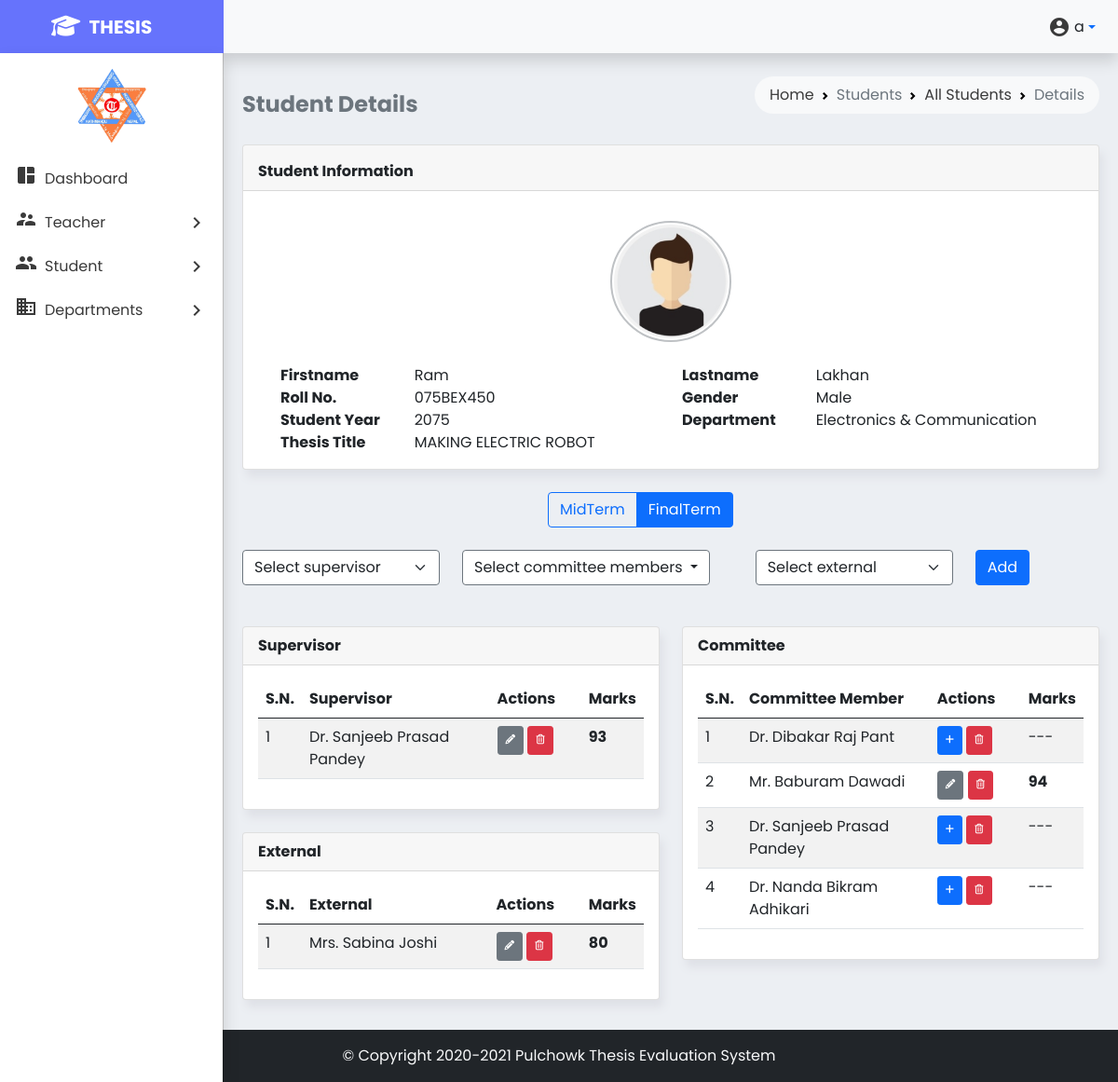
The app's page /finalstudentdetails.php?id=46 (signed in) with its own data.
### tables this page shows
CREATE TABLE `students` (
  `student_id` int(10) NOT NULL,
  `student_fname` text NOT NULL,
  `student_lname` text NOT NULL,
  `student_roll` varchar(12) NOT NULL,
  `student_gender` text NOT NULL,
  `student_regdate` date NOT NULL,
  `student_year` int(4) NOT NULL,
  `student_dep` varchar(30) NOT NULL,
  `student_thesis` varchar(255) NOT NULL
);

CREATE TABLE `final_supervisor_assigned` (
  `assigned_id` int(10) NOT NULL,
  `assigned_s_id` int(10) NOT NULL,
  `assigned_teacher_id` int(10) NOT NULL
);

CREATE TABLE `teacher` (
  `teacher_id` int(10) NOT NULL,
  `teacher_fname` varchar(20) NOT NULL,
  `teacher_mname` varchar(15) DEFAULT NULL,
  `teacher_lname` varchar(20) NOT NULL,
  `teacher_post` varchar(5) NOT NULL
);

CREATE TABLE `final_supervisor` (
  `final_sup_marksid` int(10) NOT NULL,
  `st_te_assigned_id` int(10) NOT NULL,
  `par1` int(10) NOT NULL,
  `par2` int(10) NOT NULL,
  `par3` int(10) NOT NULL,
  `par4` int(10) NOT NULL,
  `par5` int(10) NOT NULL,
  `total` int(10) NOT NULL
);

CREATE TABLE `final_external_assigned` (
  `assigned_id` int(10) NOT NULL,
  `assigned_s_id` int(10) NOT NULL,
  `assigned_ext_id` int(10) NOT NULL
);

CREATE TABLE `ext_teacher` (
  `external_id` int(10) NOT NULL,
  `external_fname` varchar(20) NOT NULL,
  `external_mname` varchar(20) NOT NULL,
  `external_lname` varchar(20) NOT NULL,
  `external_post` varchar(5) NOT NULL
);

CREATE TABLE `final_external` (
  `final_com_marksid` int(10) NOT NULL,
  `st_te_assigned_id` int(10) NOT NULL,
  `par1` int(10) NOT NULL,
  `par2` int(10) NOT NULL,
  `par3` int(10) NOT NULL,
  `par4` int(10) NOT NULL,
  `par5` int(10) NOT NULL,
  `par6` int(10) NOT NULL,
  `par7` int(10) NOT NULL,
  `par8` int(10) NOT NULL,
  `total` int(10) NOT NULL
);

CREATE TABLE `final_committee_assigned` (
  `assigned_id` int(10) NOT NULL,
  `assigned_s_id` int(10) NOT NULL,
  `assigned_teacher_id` int(10) NOT NULL
);

CREATE TABLE `final_committee` (
  `final_com_marksid` int(10) NOT NULL,
  `st_te_assigned_id` int(10) NOT NULL,
  `par1` int(10) NOT NULL,
  `par2` int(10) NOT NULL,
  `par3` int(10) NOT NULL,
  `par4` int(10) NOT NULL,
  `par5` int(10) NOT NULL,
  `par6` int(10) NOT NULL,
  `par7` int(10) NOT NULL,
  `par8` int(10) NOT NULL,
  `total` int(10) NOT NULL
);

### finalstudentdetails.php (the view, shortened to what the rows shown need)
<!doctype html>
<html lang="en">
<head>
    <link href="https://cdn.jsdelivr.net/npm/bootstrap@5.0.2/dist/css/bootstrap.min.css" rel="stylesheet"
>
    <link rel="stylesheet" href="styles/style.css">
</head>
<body>
        <?php include 'partials/_dbconnect.php'; ?>
    <main class="p-2 mt-1" style="min-height: 800px">
        <div class="container-fluid">
            <div class="row">
                <div class="col-md-12">
                    <?php include 'partials/_studentinfo.php'; ?>
                </div>
            </div>
            <div class="row">
                <div class="col-md-6">
                    <div class="card mb-4 mt-1">
                        <div class="card-body">
                            <div class="table-responsive">
                                <table id="student-marks" class="table table-striped table-hover" style="width:100%">
                                    <colgroup>
                                    </colgroup>
                                    <thead>
                                        <tr>
                                            <th>S.N.</th>
                                            <th>Supervisor</th>
                                            <th>Actions</th>
                                            <th>Marks</th>
                                        </tr>
                                    </thead>
                                    <tbody>
                                        <?php
                                            $student_id = $_GET['id'];
                                            $sql = "SELECT ta.assigned_id, t.teacher_id, t.teacher_post, t.teacher_fname, t.teacher_mname, t.teacher_lname
                                            FROM teacher t
                                            INNER JOIN final_supervisor_assigned ta
                                            ON t.teacher_id = ta.assigned_teacher_id
                                            WHERE ta.assigned_s_id = '$student_id'";
                                            $result = mysqli_query($conn, $sql);
                                            $sno = 1;
                                            while($row = mysqli_fetch_assoc($result)) {
                                                $assigned_id = $row['assigned_id'];
                                                $sql4 = "SELECT `total` FROM `final_supervisor` WHERE `st_te_assigned_id`='$assigned_id'";
                                                $result4=mysqli_query($conn, $sql4);
                                                $row4=mysqli_fetch_assoc($result4);
                                                echo'
                                                <tr>
                                                    <td>'.$sno.'</td>
                                                    <td>'. $row['teacher_post'].' ' . $row['teacher_fname'] . ' ' . $row['teacher_mname']. ' '.$row['teacher_lname'] . '</td>
                                                    <td>';
                                                    if (mysqli_num_rows($result4) > 0) {
                                                        echo '
                                                        <button type="button" id=se'.$assigned_id.' class="btn btn-secondary btn-sm supaddEd" data-bs-toggle="modal" data-bs-target="#supervisor_marking"><i class="fa fa-pencil fa-xs"></i></button>
                                                        <button type="button" id=sd'.$assigned_id.' class="delete btn btn-danger btn-sm"><i class="fa fa-trash-o fa-xs"></i></button>
                                                    </td>
                                                    <td><strong>'.$row4['total'].'</strong></td>';
                                                    }
                                                echo '</tr>
                                                ';
                                                $sno += 1;
                                            }
                                        ?>
                                    </tbody>
                                </table>
                            </div>
                        </div>
                    </div>
                    <div class="card mb-4 mt-1">
                        <div class="card-body">
                            <div class="table-responsive">
                                <table id="student-marks" class="table table-striped table-hover" style="width:100%">
                                    <colgroup>
                                    </colgroup>
                                    <thead>
                                        <tr>
                                            <th>S.N.</th>
                                            <th>External</th>
                                            <th>Actions</th>
                                            <th>Marks</th>
                                        </tr>
                                    </thead>
                                    <tbody>
                                        <?php
                                            $student_id = $_GET['id'];
                                            $sql = "SELECT ta.assigned_id, t.external_id, t.external_post, t.external_fname, t.external_mname, t.external_lname
                                            FROM ext_teacher t
                                            INNER JOIN final_external_assigned ta
                                            ON t.external_id = ta.assigned_ext_id
                                            WHERE ta.assigned_s_id = '$student_id'";
                                            $result = mysqli_query($conn, $sql);
                                            $sno = 1;
                                            while($row = mysqli_fetch_assoc($result)) {
                                                $assigned_id = $row['assigned_id'];
                                                $sql2 = "SELECT `total` FROM `final_external` WHERE `st_te_assigned_id`='$assigned_id'";
                                                $result2=mysqli_query($conn, $sql2);
                                                $row2=mysqli_fetch_assoc($result2);
                                                echo'
                                                <tr>
                                                    <td>'.$sno.'</td>
                                                    <td>'. $row['external_post'].' ' . $row['external_fname'] . ' ' . $row['external_mname']. ' '.$row['external_lname'] . '</td>
                                                    <td>';
                                                    if (mysqli_num_rows($result2) > 0) {
                                                        echo '
                                                        <button type="button" id=ee'.$assigned_id.' class="btn btn-secondary btn-sm addEd" data-bs-toggle="modal" data-bs-target="#committee_marking"><i class="fa fa-pencil fa-xs"></i></button>
                                                        <button type="button" id=ed'.$assigned_id.' class="delete btn btn-danger btn-sm"><i class="fa fa-trash-o fa-xs"></i></button>
                                                        </td>
                                                        <td><strong>'.$row2['total'].'</strong></td>';
                                                    }
                                                echo '</tr>
                                                ';
                                                $sno += 1;
                                            }
                                        ?>
                                    </tbody>
                                </table>
                            </div>
                        </div>
                    </div>
                </div>
                <div class="col-md-6">
                    <div class="card mb-4 mt-1">
                        <div class="card-body">
                            <div class="table-responsive">
                                <table id="student-marks" class="table table-striped table-hover" style="width:100%">
                                    <colgroup>
                                    </colgroup>
                                    <thead>
                                        <tr>
                                            <th>S.N.</th>
                                            <th>Committee Member</th>
                                            <th>Actions</th>
                                            <th>Marks</th>
                                        </tr>
                                    </thead>
                                    <tbody>
                                        <?php
                                            $student_id = $_GET['id'];
                                            $sql = "SELECT ta.assigned_id, t.teacher_id, t.teacher_post, t.teacher_fname, t.teacher_mname, t.teacher_lname
                                            FROM teacher t
                                            INNER JOIN final_committee_assigned ta
                                            ON t.teacher_id = ta.assigned_teacher_id
                                            WHERE ta.assigned_s_id = '$student_id'";
                                            $result = mysqli_query($conn, $sql);
                                            $sno = 1;
                                            while($row = mysqli_fetch_assoc($result)) {
                                                $assigned_id = $row['assigned_id'];
                                                $sql1 = "SELECT `total` FROM `final_committee` WHERE `st_te_assigned_id`='$assigned_id'";
                                                $result1=mysqli_query($conn, $sql1);
                                                $row1=mysqli_fetch_assoc($result1);
                                                echo'
                                                <tr>
                                                    <td>'.$sno.'</td>
                                                    <td>'. $row['teacher_post'].' ' . $row['teacher_fname'] . ' ' . $row['teacher_mname']. ' ' .$row['teacher_lname'] . '</td>
                                                    <td>';
                                                    if (mysqli_num_rows($result1) > 0) {
                                                        echo '
                                                        <button type="button" id=ce'.$assigned_id.' class="btn btn-secondary btn-sm addEd" data-bs-toggle="modal" data-bs-target="#committee_marking"><i class="fa fa-pencil fa-xs"></i></button>
                                                        <button type="button" id=cd'.$assigned_id.' class="delete btn btn-danger btn-sm"><i class="fa fa-trash-o fa-xs"></i></button>
                                                    </td>
                                                    <td><strong>'.$row1['total'].'</strong></td>';
                                                    }
                                                    else {
                                                        echo '<button type="button" id=ca'.$assigned_id.' class="btn btn-primary btn-sm addEd" data-bs-toggle="modal" data-bs-target="#committee_marking"><i class="fa fa-plus fa-xs"></i></button>
                                                        <button type="button" id=cd'.$assigned_id.' class="delete btn btn-danger btn-sm"><i class="fa fa-trash-o fa-xs"></i></button>
                                                    </td>
                                                    <td>---</td>';
                                                    }
                                                echo '</tr>
                                                ';
                                                $sno += 1;
                                            }
                                        ?>
                                    </tbody>
                                </table>
                            </div>
                        </div>
                    </div>
                </div>
            </div>
        </div>
    </main>
</body>
</html>

### partials/_studentinfo.php (shortened to what the rows shown need)
<?php
if (isset($_GET['id'])) {
    $id = $_GET['id'];
    $sql = "SELECT * FROM `students` WHERE `student_id` = $id";
    $result = mysqli_query($conn, $sql);
}
else{
    exit();
}
?>
<div class="card mb-4 mt-1">
    <div class="card-body">
            <?php
            $row = mysqli_fetch_assoc($result);
            ?>
        <div class="container mt-4">
            <div class="row">
                <?php
                echo '
                <div class="col-md-2">
                    <div><strong>Firstname</strong></div>
                    <div><strong>Roll No.</strong></div>
                    <div><strong>Student Year</strong></div>
                </div>
                <div class="col-md-4">
                    <div>'.$row['student_fname'].'</div>
                    <div>'.$row['student_roll'].'</div>
                    <div>'.$row['student_year'].'</div>
                </div>
                <div class="col-md-2">
                    <div><strong>Lastname</strong></div>
                    <div><strong>Gender</strong></div>
                    <div><strong>Department</strong></div>
                </div>
                <div class="col-md-4">
                    <div>'.$row['student_lname'].'</div>
                    <div>'.$row['student_gender'].'</div>
                    <div>'.$row['student_dep'].'</div>
                </div>
                <div class="col-md-2">
                    <div><strong>Thesis Title</strong></div>
                </div>
                <div class="col-md-6">
                    <div>'. strtoupper($row['student_thesis']) .'</div>
                </div>';
                ?>
            </div>
        </div>
    </div>
</div>

### records on screen
students: student_fname "Ram", student_roll "075BEX450", student_year "2075", student_lname "Lakhan", student_gender "Male", student_dep "Electronics & Communi­cation", student_thesis "MAKING ELECTRIC ROBOT"
final_supervisor_assigned: assigned_teacher.teacher_post "Dr.", assigned_teacher.teacher_fname "Sanjeeb", assigned_teacher.teacher_mname "Prasad", assigned_teacher.teacher_lname "Pandey", final_supervisor.total "93"
final_external_assigned: assigned_ext.external_post "Mrs.", assigned_ext.external_fname "Sabina", assigned_ext.external_lname "Joshi", final_external.total "80"
final_committee_assigned: assigned_teacher.teacher_post "Dr.", assigned_teacher.teacher_fname "Dibakar", assigned_teacher.teacher_mname "Raj", assigned_teacher.teacher_lname "Pant"
final_committee_assigned: assigned_teacher.teacher_post "Mr.", assigned_teacher.teacher_fname "Baburam", assigned_teacher.teacher_lname "Dawadi", final_committee.total "94"
final_committee_assigned: assigned_teacher.teacher_post "Dr.", assigned_teacher.teacher_fname "Sanjeeb", assigned_teacher.teacher_mname "Prasad", assigned_teacher.teacher_lname "Pandey"
final_committee_assigned: assigned_teacher.teacher_post "Dr.", assigned_teacher.teacher_fname "Nanda", assigned_teacher.teacher_mname "Bikram", assigned_teacher.teacher_lname "Adhikari"

### other values on screen
$_SESSION['username'] "a"
